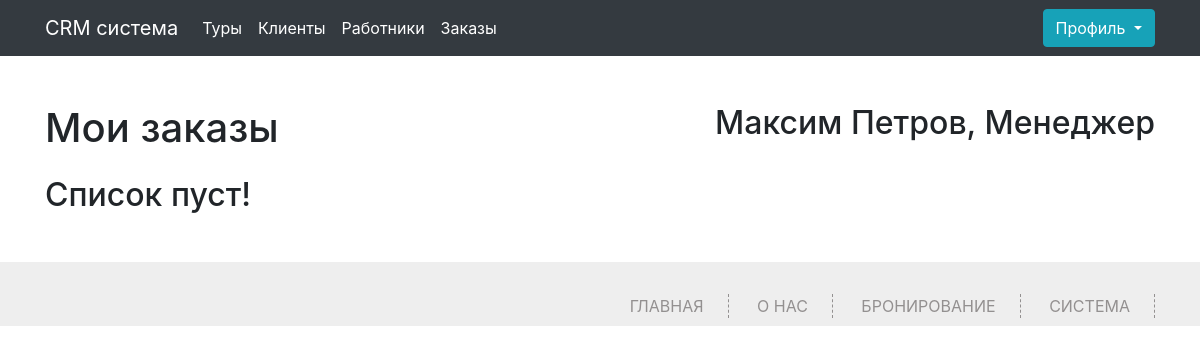
The page /my-orders (signed in) on the database its author committed.
### app.py (models this page shows, shortened)
class Worker(db.Model):
    id = db.Column(db.Integer,primary_key=True)
    name = db.Column(db.String(100))
    surname = db.Column(db.String(100))
    secondname = db.Column(db.String(100))
    phone = db.Column(db.Integer,unique=True)
    pasport = db.Column(db.Integer,unique=True)
    job = db.Column(db.String(100))
    password = db.Column(db.String(100))
    root = db.Column(db.Integer, default=0)
    order_id = db.relationship('Orders', backref='worker', lazy='dynamic')

### app.py (the view, shortened to what this page needs)
@app.route('/my-orders', methods=['GET', 'POST'])
def my_orders():
    if 'name' not in session:
        abort(401)
    worker = Worker.query.filter_by(phone=session['name']).first()
    orders = Orders.query.filter_by(id_worker = worker.id).all()
    turs = Tur.query.all()
    clients = Client.query.all()
    clients_list = []
    worker_list = []
    tur_list = []
    return render_template("my-orders.html",turs=turs,clients=clients,orders=orders,zip=zip,clients_list=clients_list,worker_list=worker_list, tur_list= tur_list)

### app.py (called while the page is built)
@app.context_processor
def inject_user():
    def get_user_name():
        if 'name' in session:
            return Worker.query.filter_by(phone=session['name']).first()
    return dict(active_user=get_user_name())

### templates/my-orders.html (shortened to what this page needs)
{% extends 'base.html' %}
{% block main %}
<div class="container">
	<div class="content my-5">
		<div class="d-flex justify-content-between my-3">
			<h1>Мои заказы</h1>
            <h2>{{active_user.name}} {{active_user.surname}}, {{active_user.job}}</h2>
		</div>
  {% if not orders%}
  <h2>Список пуст!</h2>
		  {%endif%}
	</div>
</div>
{% endblock %}

### static/css/style.css (style rules this page uses)
html,body { font-family: 'Open Sans', sans-serif; background:#FFF; font-size:100%; }
*, *:after, *::before { -webkit-box-sizing: border-box; -moz-box-sizing: border-box; box-sizing: border-box; }

### rows shown on the page
Worker: name "Максим", surname "Петров", job "Менеджер"
